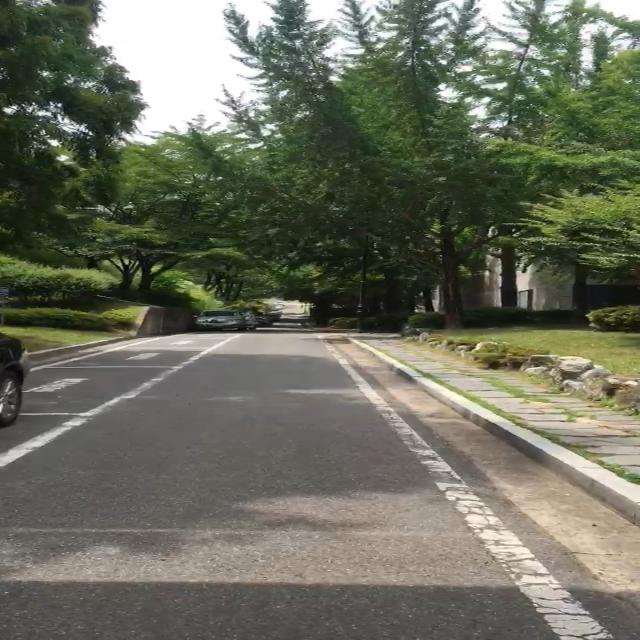
#> input picture train/images/KakaoTalk_20230625_160907610_mp4-103_jpg.rf.df4ef468d8c8d138fe9e16fe3cd2785f.jpg, 640 x 640 px, found by its file name; its folder holds only this picture in this run
$ python detection_visuelle.py
#> lines starting #> are read from the running program, lines starting #| are printed output that depends on the picture
import os
import cv2
import numpy as np

def detect_object(query_image_path, target_image_path):
    # Load query image and target image
    query_img = cv2.imread(query_image_path, cv2.IMREAD_GRAYSCALE)
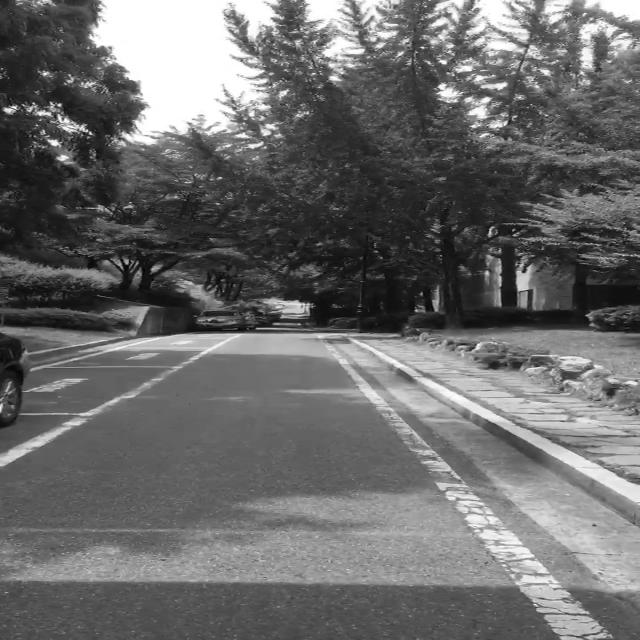
#> query_img: shape (640, 640); min 0, max 255, mean 106.9
    target_img = cv2.imread(target_image_path, cv2.IMREAD_GRAYSCALE)

    # Initialize ORB detector
    orb = cv2.ORB_create()

    # Detect keypoints and descriptors
    query_keypoints, query_descriptors = orb.detectAndCompute(query_img, None)
#> query_keypoints = 500 keypoints; strongest (x, y, size): (90, 133, 31), (59, 105, 31), (85, 131, 31), (62, 118, 31)
    target_keypoints, target_descriptors = orb.detectAndCompute(target_img, None)
#> target_keypoints has the same summary as query_keypoints

    # Initialize matcher
    bf = cv2.BFMatcher(cv2.NORM_HAMMING, crossCheck=True)

    # Match descriptors
    matches = bf.match(query_descriptors, target_descriptors)
#> matches = 500 matches

    # Sort matches by distance
    matches = sorted(matches, key=lambda x: x.distance)

    # Draw top matches
    img_matches = cv2.drawMatches(query_img, query_keypoints, target_img, target_keypoints, matches[:10], None, flags=cv2.DrawMatchesFlags_NOT_DRAW_SINGLE_POINTS)
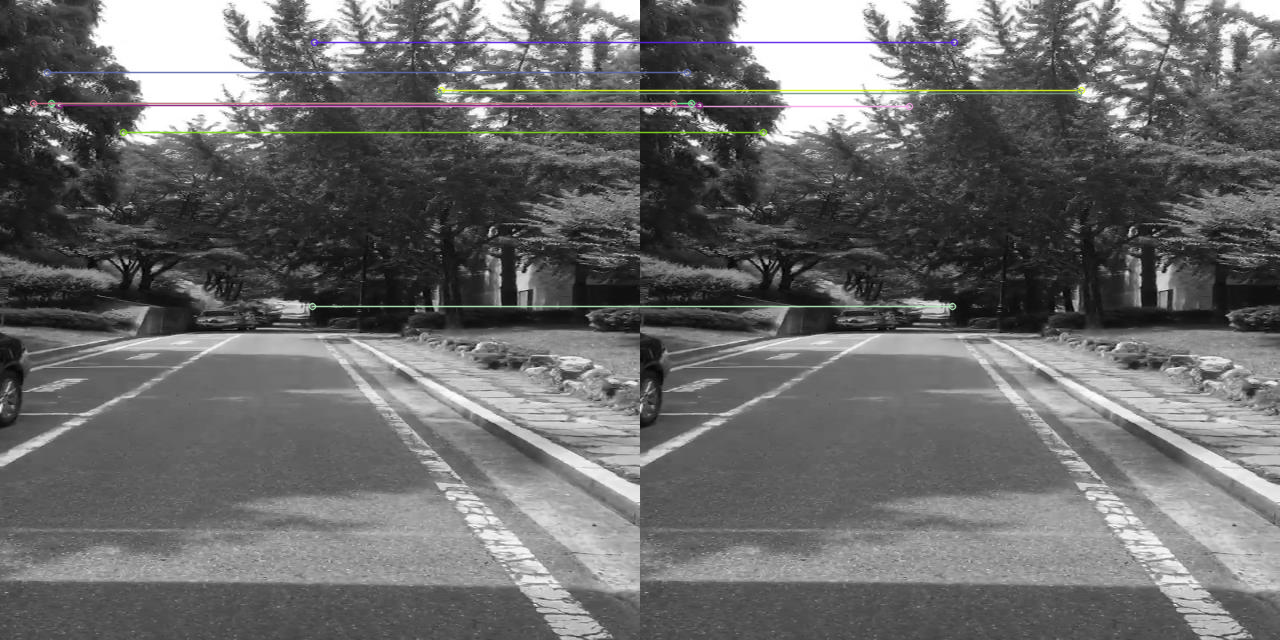
#> img_matches: shape (640, 1280, 3); mean of channels 0, 1, 2 107.2, 107.3, 107.3; drawn as B, G, R

    # Display result
    cv2.imshow('Object Detection Result', img_matches)
    cv2.waitKey(0)
    cv2.destroyAllWindows()

# Path to the dataset directory
dataset_dir = 'C:\\Users\\Lenovo\\Desktop\\ti\\train\\images'

# Iterate over all images in the dataset directory
for query_image_name in os.listdir(dataset_dir):
    query_image_path = os.path.join(dataset_dir, query_image_name)

    # Compare the query image against all other images in the dataset directory
    for target_image_name in os.listdir(dataset_dir):
        target_image_path = os.path.join(dataset_dir, target_image_name)

        # Perform object detection
        detect_object(query_image_path, target_image_path)

$ run again, on train/images/KakaoTalk_20230625_160907610_mp4-89_jpg.rf.ad0e34a4d61d13dc380615e7945726a2.jpg
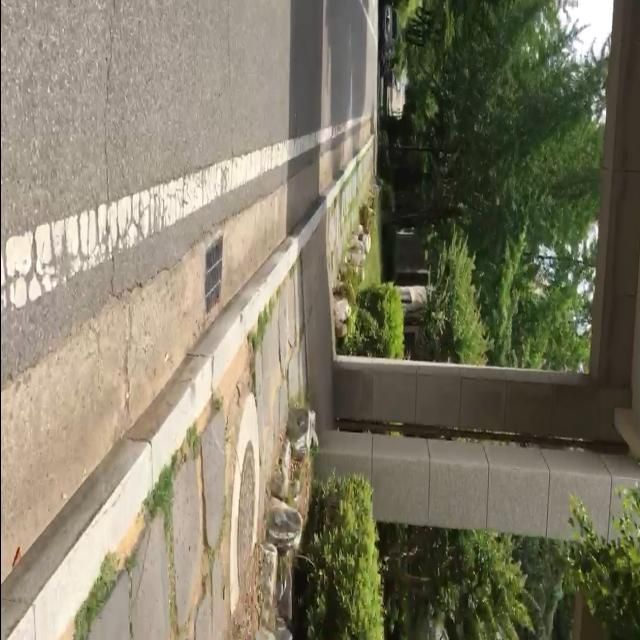
#> input picture train/images/KakaoTalk_20230625_160907610_mp4-89_jpg.rf.ad0e34a4d61d13dc380615e7945726a2.jpg, 640 x 640 px, found by its file name
#> in detect_object, `query_img = cv2.imread(query_image_path, cv2.IMREAD_GRAYSCALE)`:
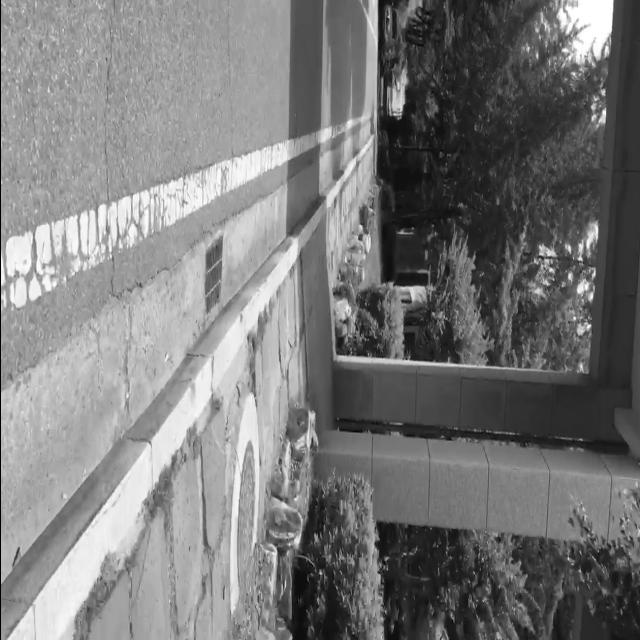
#> query_img: shape (640, 640); min 0, max 255, mean 122.2
#> query_keypoints = 500 keypoints; strongest (x, y, size): (579, 258, 31), (581, 259, 31), (394, 110, 92.6), (590, 325, 31)
#> target_keypoints has the same summary as query_keypoints
#> matches = 500 matches
#> in detect_object, `img_matches = cv2.drawMatches(query_img, query_keypoints, target_img, ..`:
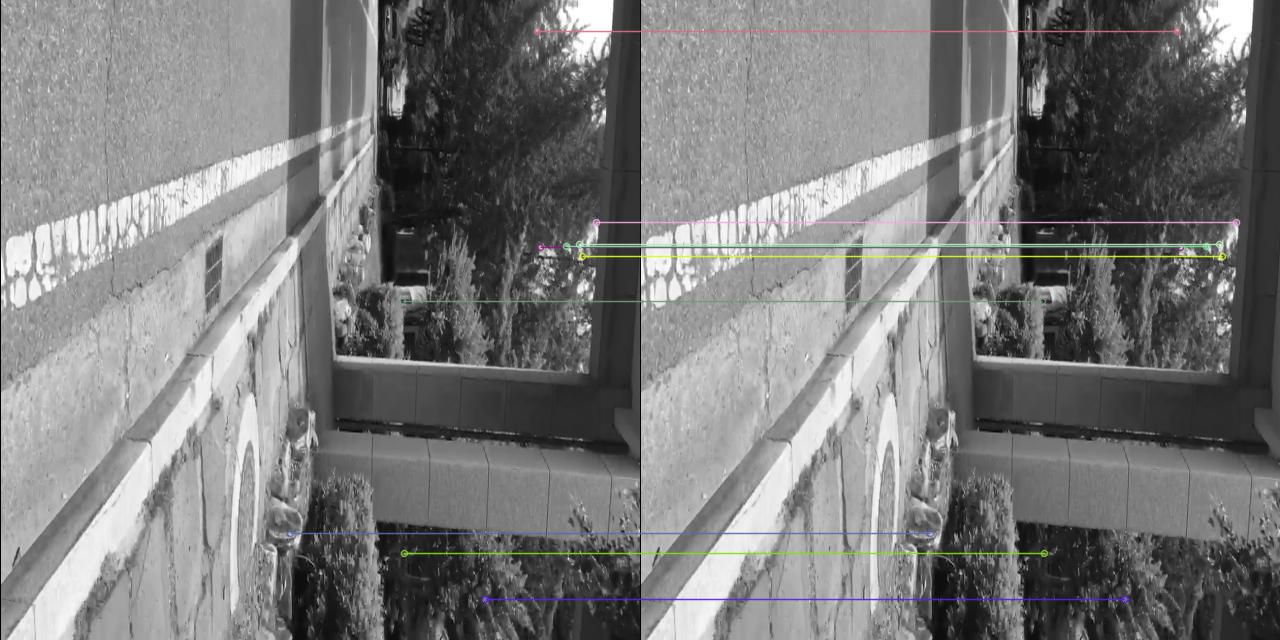
#> img_matches: shape (640, 1280, 3); mean of channels 0, 1, 2 122.4, 122.5, 122.5; drawn as B, G, R

$ run again, on train/images/KakaoTalk_20230625_160907610_mp4-91_jpg.rf.49223e3afdda1294bffe7459a31e2f45.jpg
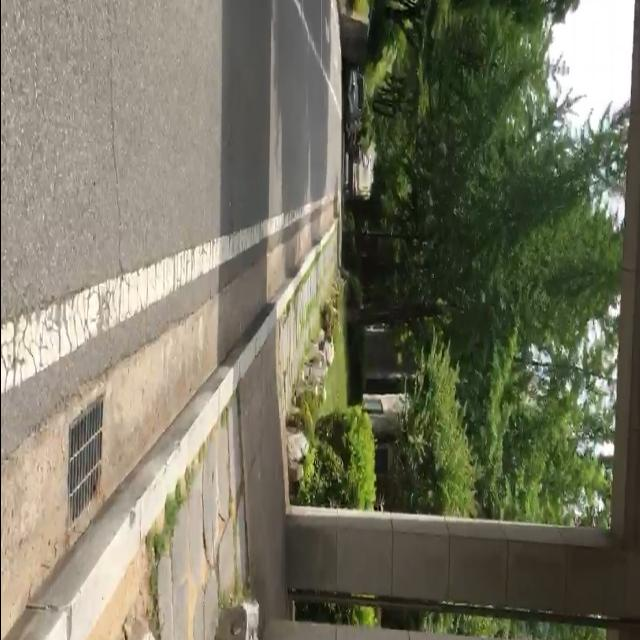
#> input picture train/images/KakaoTalk_20230625_160907610_mp4-91_jpg.rf.49223e3afdda1294bffe7459a31e2f45.jpg, 640 x 640 px, found by its file name
#> in detect_object, `query_img = cv2.imread(query_image_path, cv2.IMREAD_GRAYSCALE)`:
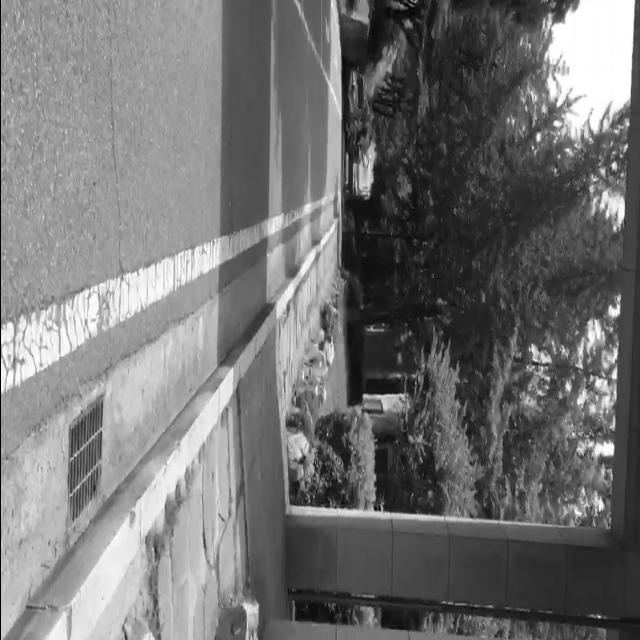
#> query_img: shape (640, 640); min 0, max 255, mean 115.7
#> query_keypoints = 500 keypoints; strongest (x, y, size): (379, 509, 31), (378, 509, 37.2), (375, 509, 31), (364, 395, 31)
#> target_keypoints has the same summary as query_keypoints
#> matches = 500 matches
#> in detect_object, `img_matches = cv2.drawMatches(query_img, query_keypoints, target_img, ..`:
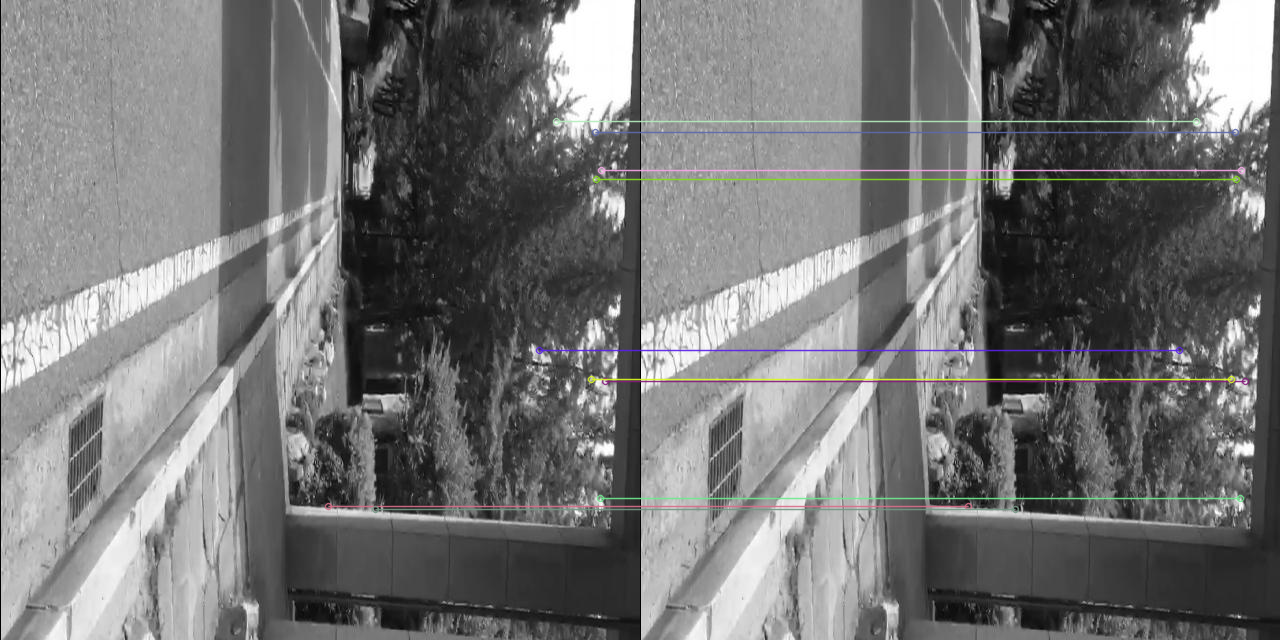
#> img_matches: shape (640, 1280, 3); mean of channels 0, 1, 2 115.9, 116, 116; drawn as B, G, R

$ run again, on train/images/KakaoTalk_20230625_160907610_mp4-94_jpg.rf.243d6c21b0f29a886abd9e97680be1f1.jpg
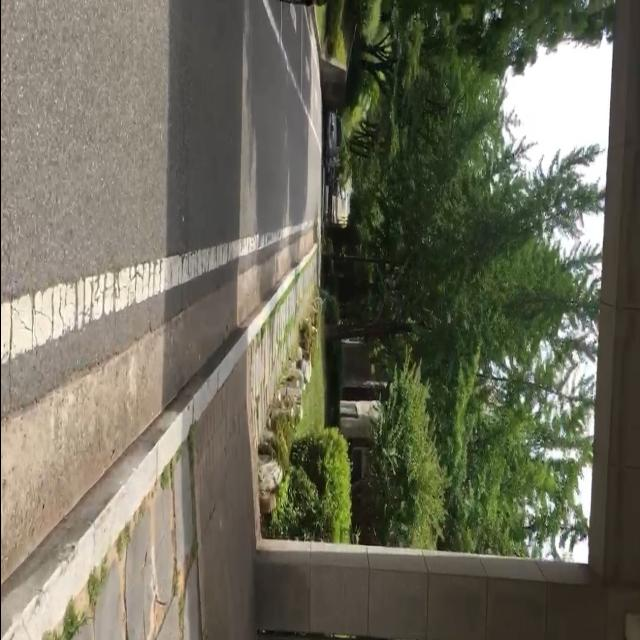
#> input picture train/images/KakaoTalk_20230625_160907610_mp4-94_jpg.rf.243d6c21b0f29a886abd9e97680be1f1.jpg, 640 x 640 px, found by its file name
#> in detect_object, `query_img = cv2.imread(query_image_path, cv2.IMREAD_GRAYSCALE)`:
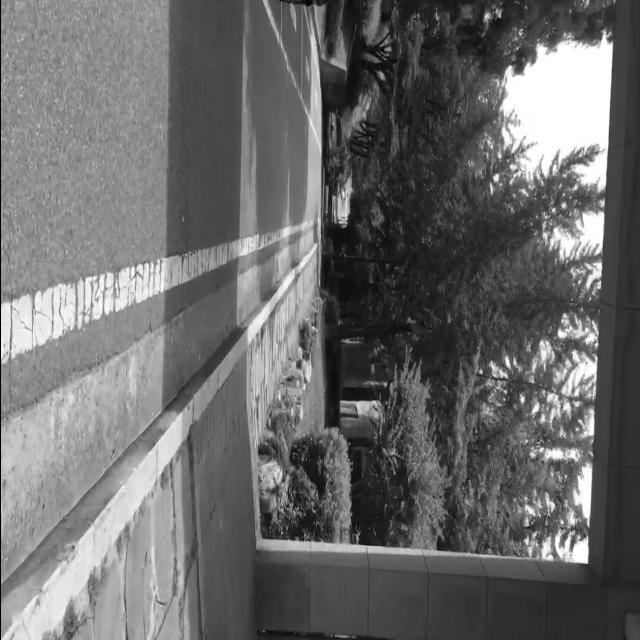
#> query_img: shape (640, 640); min 0, max 255, mean 106.9
#> query_keypoints = 500 keypoints; strongest (x, y, size): (584, 560, 53.6), (585, 560, 44.6), (586, 562, 37.2), (587, 562, 31)
#> target_keypoints has the same summary as query_keypoints
#> matches = 500 matches
#> in detect_object, `img_matches = cv2.drawMatches(query_img, query_keypoints, target_img, ..`:
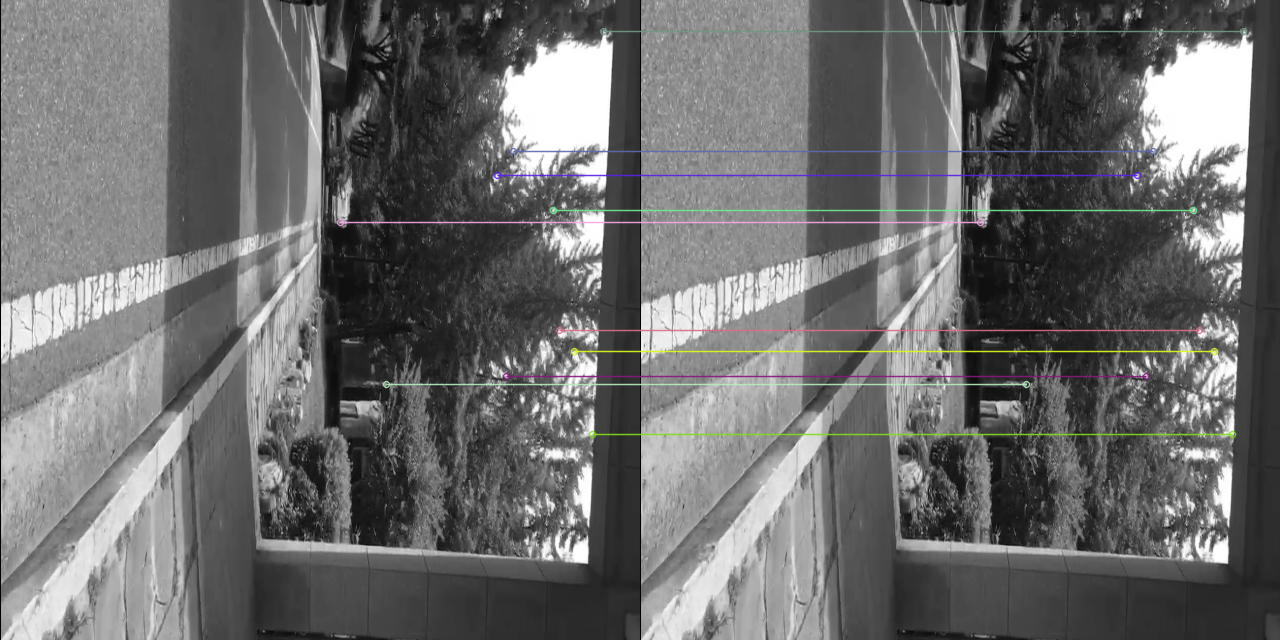
#> img_matches: shape (640, 1280, 3); mean of channels 0, 1, 2 107.3, 107.4, 107.4; drawn as B, G, R

$ run again, on train/images/KakaoTalk_20230625_160907610_mp4-104_jpg.rf.3ef7dcbca68284d42a08f79948e1d562.jpg
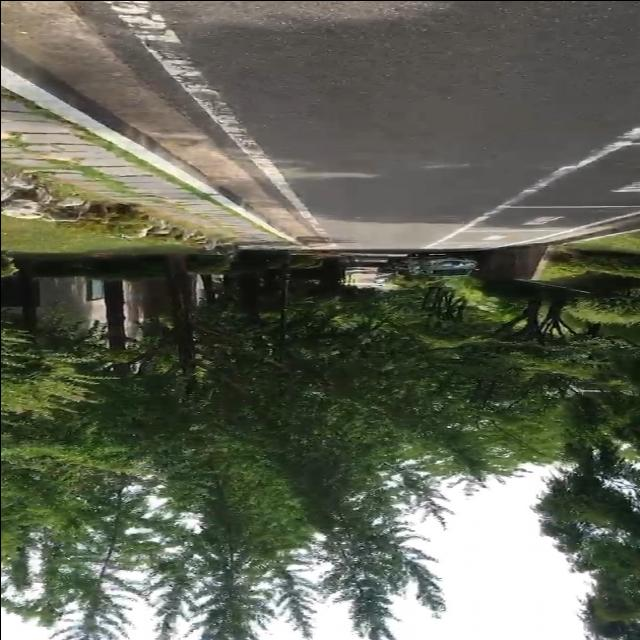
#> input picture train/images/KakaoTalk_20230625_160907610_mp4-104_jpg.rf.3ef7dcbca68284d42a08f79948e1d562.jpg, 640 x 640 px, found by its file name
#> in detect_object, `query_img = cv2.imread(query_image_path, cv2.IMREAD_GRAYSCALE)`:
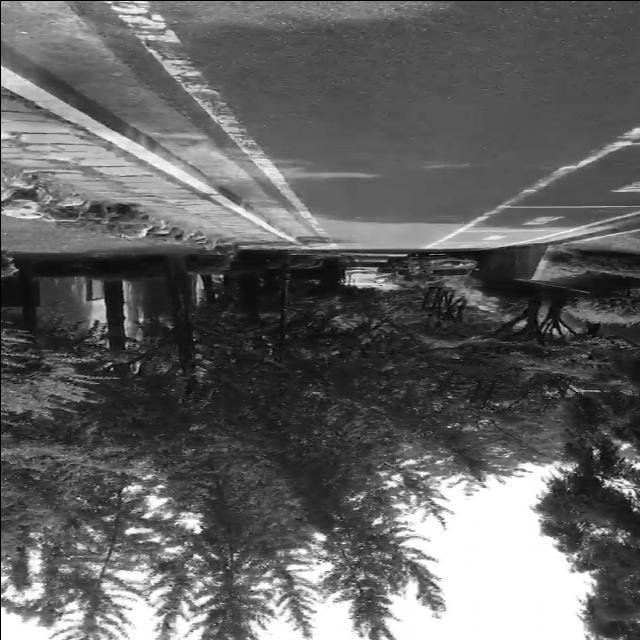
#> query_img: shape (640, 640); min 0, max 255, mean 98.4
#> query_keypoints = 500 keypoints; strongest (x, y, size): (606, 482, 31), (201, 529, 31), (199, 530, 44.6), (200, 529, 37.2)
#> target_keypoints has the same summary as query_keypoints
#> matches = 500 matches
#> in detect_object, `img_matches = cv2.drawMatches(query_img, query_keypoints, target_img, ..`:
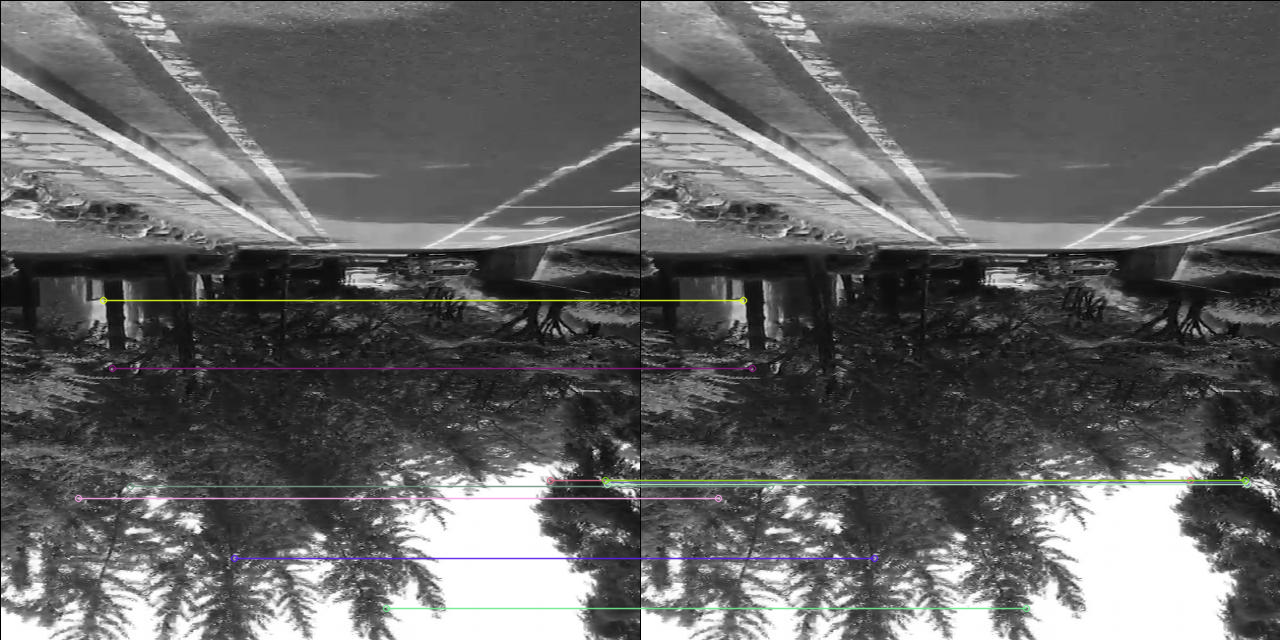
#> img_matches: shape (640, 1280, 3); mean of channels 0, 1, 2 98.8, 99, 98.9; drawn as B, G, R
